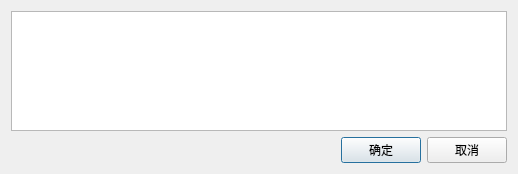
<?xml version="1.0" encoding="UTF-8"?>
<ui version="4.0">
 <class>w_m_member_list_recharge_scheme</class>
 <widget class="QDialog" name="w_m_member_list_recharge_scheme">
  <property name="geometry">
   <rect>
    <x>0</x>
    <y>0</y>
    <width>518</width>
    <height>174</height>
   </rect>
  </property>
  <property name="windowTitle">
   <string>Dialog</string>
  </property>
  <layout class="QVBoxLayout" name="verticalLayout">
   <item>
    <widget class="QTableView" name="tableView"/>
   </item>
   <item>
    <layout class="QHBoxLayout" name="horizontalLayout">
     <item>
      <spacer name="horizontalSpacer">
       <property name="orientation">
        <enum>Qt::Horizontal</enum>
       </property>
       <property name="sizeHint" stdset="0">
        <size>
         <width>40</width>
         <height>20</height>
        </size>
       </property>
      </spacer>
     </item>
     <item>
      <widget class="lds_toolbar_button" name="pushButton_ok">
       <property name="text">
        <string>确定</string>
       </property>
       <property name="outer_stylesheet" stdset="0">
        <string>pushbutton</string>
       </property>
      </widget>
     </item>
     <item>
      <widget class="lds_toolbar_button" name="pushButton_cancel">
       <property name="text">
        <string>取消</string>
       </property>
       <property name="outer_stylesheet" stdset="0">
        <string>pushbutton</string>
       </property>
      </widget>
     </item>
    </layout>
   </item>
  </layout>
 </widget>
 <customwidgets>
  <customwidget>
   <class>lds_toolbar_button</class>
   <extends>QPushButton</extends>
   <header>lds_toolbar_button.h</header>
  </customwidget>
 </customwidgets>
 <resources/>
 <connections/>
</ui>
